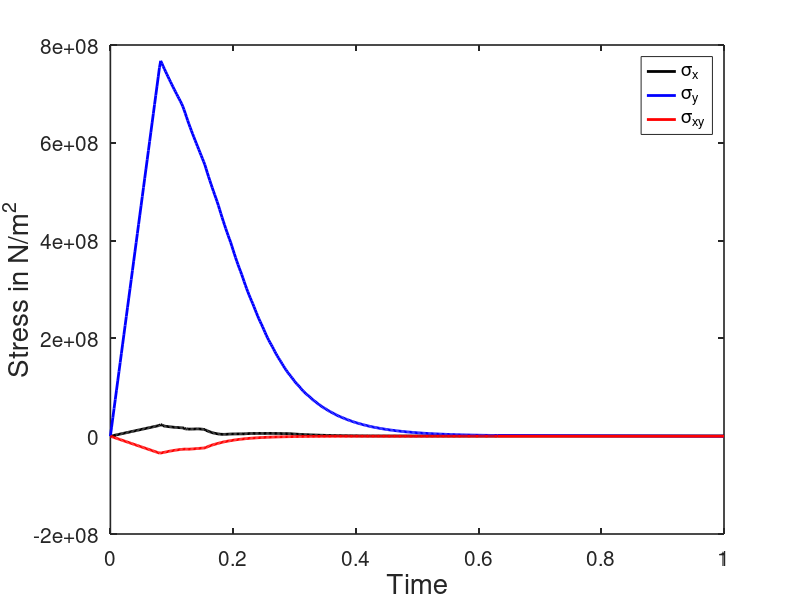

Source code (MATLAB):
A=load('time.txt');
time = A(:,2);

B = load('sx.txt');
sx= B(:,2);

C=load('sy.txt');
sy = C(:,2);

D= load('sxy.txt');
sxy= D(:,2);





figure(1,'position',[50,50,1300,950])
plot(time,sx,'k-',"linewidth", 2) 

hold on
plot(time,sy,'b-',"linewidth", 2)

hold on
plot(time,sxy,'r-',"linewidth", 2)
 
legend('\sigma_{x}','\sigma_{y}','\sigma_{xy}','Location','NorthEast', "fontsize", 15)
set(gca, "linewidth",1.2, "fontsize", 15)


xlabel('Time', "fontsize", 20)
ylabel('Stress in N/m^2', "fontsize", 20)




